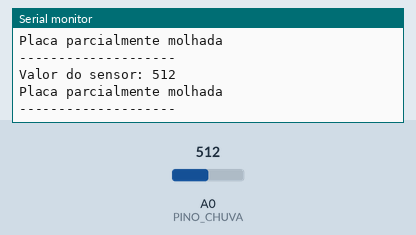
This sketch was run on a simulated Arduino Uno, built with avr-gcc and run on an emulated ATmega328P. Shown: the last lines printed to the serial monitor. Inputs (shaded band) come from the test bench; at power-on: A0 (PINO_CHUVA) = 512.

Above: at 3.4 s.
3.5 s: A0 (PINO_CHUVA) set to 290
At 3.92 s:
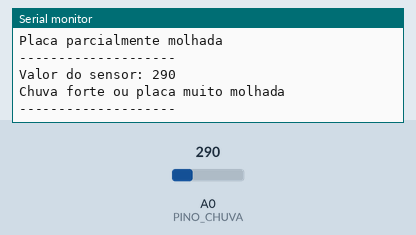
5.6 s: A0 (PINO_CHUVA) set to 306
At 5.98 s:
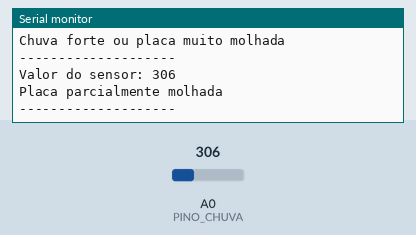
7.1 s: A0 (PINO_CHUVA) set to 688
At 7.5 s:
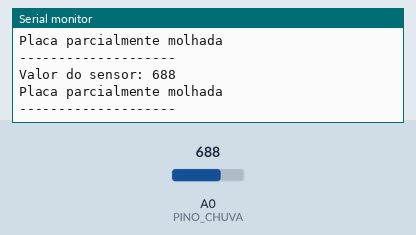
8.6 s: A0 (PINO_CHUVA) set to 718
At 9.02 s:
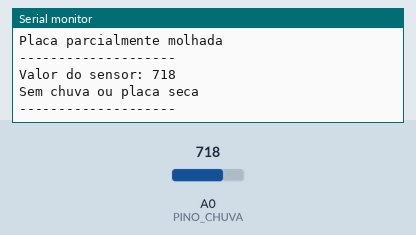
Timing chart, 0 to 11.1 s (numbered marks = the images above; inputs shaded):
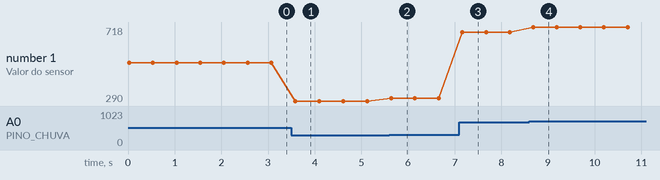

The sketch:

Teste-PlacaChuva-ArduinoUno.ino
```cpp
#define PINO_CHUVA A0

void setup() {
  Serial.begin(9600);

  Serial.println("Teste do sensor de chuva");
}

void loop() {
  int valorChuva = analogRead(PINO_CHUVA);

  Serial.print("Valor do sensor: ");
  Serial.println(valorChuva);

  if (valorChuva < 300) {
    Serial.println("Chuva forte ou placa muito molhada");
  }
  else if (valorChuva < 700) {
    Serial.println("Placa parcialmente molhada");
  }
  else {
    Serial.println("Sem chuva ou placa seca");
  }

  Serial.println("--------------------");

  delay(500);
}
```

Measured:
- after the input at 3.5 s, the serial monitor: prints a new line after 0.08 s (image 1)
- after the input at 5.6 s, the serial monitor: prints a new line at once (image 2)
- after the input at 7.1 s, the serial monitor: prints a new line after 0.06 s (image 3)
- after the input at 8.6 s, the serial monitor: prints a new line after 0.09 s (image 4)
- plotted number 1: 512 → 290 after the input at 3.5 s, 290 → 306 after the input at 5.6 s, 306 → 688 after the input at 7.1 s, 688 → 718 after the input at 8.6 s
